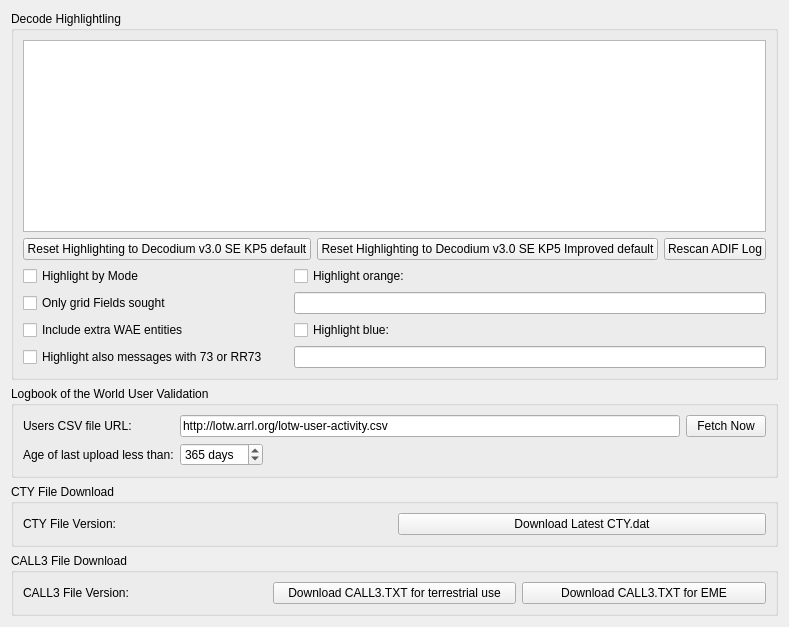
     <widget class="QWidget" name="colors_tab">
      <attribute name="title">
       <string>Colors</string>
      </attribute>
      <layout class="QVBoxLayout" name="verticalLayout_7">
       <item>
        <widget class="QGroupBox" name="groupBox_12">
         <property name="title">
          <string>Decode Highlightling</string>
         </property>
         <layout class="QGridLayout" name="gridLayout_5">
          <item row="1" column="0" colspan="2">
           <layout class="QHBoxLayout" name="horizontalLayout_20">
            <item>
             <widget class="QPushButton" name="reset_highlighting_to_defaults_push_button">
              <property name="toolTip">
               <string>&lt;html&gt;&lt;head/&gt;&lt;body&gt;&lt;p&gt;Push to reset all highlight items above to default values and priorities.&lt;/p&gt;&lt;/body&gt;&lt;/html&gt;</string>
              </property>
              <property name="text">
               <string>Reset Highlighting to Decodium v3.0 SE KP5 default</string>
              </property>
             </widget>
            </item>
            <item>
             <widget class="QPushButton" name="reset_highlighting_to_defaults2_push_button">
              <property name="text">
               <string>Reset Highlighting to Decodium v3.0 SE KP5 Improved default</string>
              </property>
             </widget>
            </item>
            <item>
             <widget class="QPushButton" name="rescan_log_push_button">
              <property name="toolTip">
               <string>&lt;html&gt;&lt;head/&gt;&lt;body&gt;&lt;p&gt;Click to scan the wsjtx_log.adi ADIF file again for worked before information&lt;/p&gt;&lt;/body&gt;&lt;/html&gt;</string>
              </property>
              <property name="text">
               <string>Rescan ADIF Log</string>
              </property>
             </widget>
            </item>
           </layout>
          </item>
          <item row="0" column="0" colspan="2">
           <widget class="DecodeHighlightingListView" name="highlighting_list_view">
            <property name="sizePolicy">
             <sizepolicy hsizetype="Expanding" vsizetype="Preferred">
              <horstretch>0</horstretch>
              <verstretch>0</verstretch>
             </sizepolicy>
            </property>
            <property name="contextMenuPolicy">
             <enum>Qt::ActionsContextMenu</enum>
            </property>
            <property name="acceptDrops">
             <bool>true</bool>
            </property>
            <property name="toolTip">
             <string>&lt;html&gt;&lt;head/&gt;&lt;body&gt;&lt;p&gt;Enable or disable using the check boxes and right-click an item to change or unset the foreground color, background color, or reset the item to default values. Drag and drop the items to change their priority, higher in the list is higher in priority.&lt;/p&gt;&lt;p&gt;Note that each foreground or background color may be either set or unset, unset means that it is not allocated for that item's type and lower priority items may apply.&lt;/p&gt;&lt;/body&gt;&lt;/html&gt;</string>
            </property>
            <property name="editTriggers">
             <set>QAbstractItemView::NoEditTriggers</set>
            </property>
            <property name="dragEnabled">
             <bool>true</bool>
            </property>
            <property name="dragDropMode">
             <enum>QAbstractItemView::InternalMove</enum>
            </property>
            <property name="defaultDropAction">
             <enum>Qt::MoveAction</enum>
            </property>
            <property name="selectionMode">
             <enum>QAbstractItemView::SingleSelection</enum>
            </property>
            <property name="resizeMode">
             <enum>QListView::Adjust</enum>
            </property>
           </widget>
          </item>
          <item row="3" column="0" colspan="2">
           <layout class="QGridLayout" name="gridLayout_23">
            <item row="1" column="0">
             <widget class="QCheckBox" name="only_fields_check_box">
              <property name="toolTip">
               <string>Check to for grid highlighting to only apply to unworked grid fields</string>
              </property>
              <property name="text">
               <string>Only grid Fields sought</string>
              </property>
             </widget>
            </item>
            <item row="0" column="1">
             <spacer name="horizontalSpacer_5">
              <property name="orientation">
               <enum>Qt::Horizontal</enum>
              </property>
              <property name="sizeType">
               <enum>QSizePolicy::Fixed</enum>
              </property>
              <property name="sizeHint" stdset="0">
               <size>
                <width>20</width>
                <height>20</height>
               </size>
              </property>
             </spacer>
            </item>
            <item row="2" column="0">
             <widget class="QCheckBox" name="include_WAE_check_box">
              <property name="text">
               <string>Include extra WAE entities</string>
              </property>
             </widget>
            </item>
            <item row="3" column="0">
             <widget class="QCheckBox" name="highlight_73_check_box">
              <property name="text">
               <string>Highlight also messages with 73 or RR73</string>
              </property>
             </widget>
            </item>
            <item row="0" column="0">
             <widget class="QCheckBox" name="highlight_by_mode_check_box">
              <property name="toolTip">
               <string>&lt;html&gt;&lt;head/&gt;&lt;body&gt;&lt;p&gt;Check to indicate new DXCC entities, grid squares, and callsigns per mode.&lt;/p&gt;&lt;/body&gt;&lt;/html&gt;</string>
              </property>
              <property name="text">
               <string>Highlight by Mode</string>
              </property>
             </widget>
            </item>
            <item row="0" column="2">
             <widget class="QCheckBox" name="highlight_orange_check_box">
              <property name="toolTip">
               <string>&lt;html&gt;&lt;head/&gt;&lt;body&gt;&lt;p&gt;Highlight callsigns or grids with orange background color. Callsigns and/or grids must be separated by a comma, and there must be a comma after each callsign.&lt;/p&gt;&lt;/body&gt;&lt;/html&gt;</string>
              </property>
              <property name="text">
               <string>Highlight orange:</string>
              </property>
             </widget>
            </item>
            <item row="2" column="2">
             <widget class="QCheckBox" name="highlight_blue_check_box">
              <property name="toolTip">
               <string>&lt;html&gt;&lt;head/&gt;&lt;body&gt;&lt;p&gt;Highlight callsigns or grids with blue background color. Callsigns and/or grids must be separated by a comma, and there must be a comma after each callsign.&lt;/p&gt;&lt;/body&gt;&lt;/html&gt;</string>
              </property>
              <property name="text">
               <string>Highlight blue:</string>
              </property>
             </widget>
            </item>
            <item row="1" column="2">
             <widget class="QLineEdit" name="highlight_orange_callsigns">
              <property name="toolTip">
               <string>&lt;html&gt;&lt;head/&gt;&lt;body&gt;&lt;p&gt;Highlight callsigns or grids with orange background color. Callsigns and/or grids must be separated by a comma, and there must be a comma after each callsign.&lt;/p&gt;&lt;/body&gt;&lt;/html&gt;</string>
              </property>
             </widget>
            </item>
            <item row="3" column="2">
             <widget class="QLineEdit" name="highlight_blue_callsigns">
              <property name="toolTip">
               <string>&lt;html&gt;&lt;head/&gt;&lt;body&gt;&lt;p&gt;Highlight callsigns or grids with blue background color. Callsigns and/or grids must be separated by a comma, and there must be a comma after each callsign.&lt;/p&gt;&lt;/body&gt;&lt;/html&gt;</string>
              </property>
             </widget>
            </item>
           </layout>
          </item>
         </layout>
        </widget>
       </item>
       <item>
        <widget class="QGroupBox" name="groupBox_11">
         <property name="toolTip">
          <string>&lt;html&gt;&lt;head/&gt;&lt;body&gt;&lt;p&gt;Controls for Logbook of the World user lookup.&lt;/p&gt;&lt;/body&gt;&lt;/html&gt;</string>
         </property>
         <property name="title">
          <string>Logbook of the World User Validation</string>
         </property>
         <layout class="QFormLayout" name="formLayout_18">
          <item row="1" column="0">
           <widget class="QLabel" name="label_15">
            <property name="text">
             <string>Users CSV file URL:</string>
            </property>
            <property name="buddy">
             <cstring>LotW_CSV_URL_line_edit</cstring>
            </property>
           </widget>
          </item>
          <item row="1" column="1">
           <layout class="QHBoxLayout" name="LotW_Layout">
            <item>
             <widget class="QLineEdit" name="LotW_CSV_URL_line_edit">
              <property name="toolTip">
               <string>&lt;html&gt;&lt;head/&gt;&lt;body&gt;&lt;p&gt;URL of the ARRL LotW user's last upload dates and times data file which is used to highlight decodes from stations that are known to upload their log file to LotW.&lt;/p&gt;&lt;/body&gt;&lt;/html&gt;</string>
              </property>
              <property name="accessibleName">
               <string>URL</string>
              </property>
              <property name="text">
               <string>http://lotw.arrl.org/lotw-user-activity.csv</string>
              </property>
             </widget>
            </item>
            <item>
             <widget class="QPushButton" name="LotW_CSV_fetch_push_button">
              <property name="toolTip">
               <string>&lt;html&gt;&lt;head/&gt;&lt;body&gt;&lt;p&gt;Push this button to fetch the latest LotW user's upload date and time data file.&lt;/p&gt;&lt;/body&gt;&lt;/html&gt;</string>
              </property>
              <property name="text">
               <string>Fetch Now</string>
              </property>
             </widget>
            </item>
           </layout>
          </item>
          <item row="2" column="1">
           <layout class="QHBoxLayout" name="LotW_Layout_2">
            <item>
             <widget class="QSpinBox" name="LotW_days_since_upload_spin_box">
              <property name="toolTip">
               <string>&lt;html&gt;&lt;head/&gt;&lt;body&gt;&lt;p&gt;Adjust this spin box to set the age threshold of LotW user's last upload date that is accepted as a current LotW user.&lt;/p&gt;&lt;/body&gt;&lt;/html&gt;</string>
              </property>
              <property name="accessibleName">
               <string>Days since last upload</string>
              </property>
              <property name="suffix">
               <string> days</string>
              </property>
              <property name="minimum">
               <number>0</number>
              </property>
              <property name="maximum">
               <number>9999</number>
              </property>
              <property name="value">
               <number>365</number>
              </property>
             </widget>
            </item>
            <item>
             <spacer name="horizontalSpacer_2">
              <property name="orientation">
               <enum>Qt::Horizontal</enum>
              </property>
              <property name="sizeHint" stdset="0">
               <size>
                <width>40</width>
                <height>20</height>
               </size>
              </property>
             </spacer>
            </item>
            <item>
             <widget class="QLabel" name="LotW_CSV_status_label">
              <property name="minimumSize">
               <size>
                <width>240</width>
                <height>0</height>
               </size>
              </property>
              <property name="text">
               <string/>
              </property>
             </widget>
            </item>
           </layout>
          </item>
          <item row="2" column="0">
           <widget class="QLabel" name="label_14">
            <property name="text">
             <string>Age of last upload less than:</string>
            </property>
            <property name="buddy">
             <cstring>LotW_days_since_upload_spin_box</cstring>
            </property>
           </widget>
          </item>
         </layout>
        </widget>
       </item>
       <item>
        <spacer name="horizontalSpacer_8">
         <property name="orientation">
          <enum>Qt::Horizontal</enum>
         </property>
         <property name="sizeHint" stdset="0">
          <size>
           <width>0</width>
           <height>0</height>
          </size>
         </property>
        </spacer>
       </item>
       <item>
        <widget class="QGroupBox" name="cty_groupBox">
         <property name="title">
          <string>CTY File Download</string>
         </property>
         <layout class="QHBoxLayout" name="cty_horizontalLayout">
          <item>
           <widget class="QLabel" name="CTY_file_label">
            <property name="text">
             <string>CTY File Version: </string>
            </property>
           </widget>
          </item>
          <item>
           <widget class="QPushButton" name="CTY_download_button">
            <property name="text">
             <string>Download Latest CTY.dat</string>
            </property>
           </widget>
          </item>
         </layout>
        </widget>
       </item>
       <item>
        <widget class="QGroupBox" name="call3_groupBox">
         <property name="title">
          <string>CALL3 File Download</string>
         </property>
         <layout class="QHBoxLayout" name="call3_horizontalLayout">
          <item>
           <widget class="QLabel" name="CALL3_file_label">
            <property name="text">
             <string>CALL3 File Version:</string>
            </property>
           </widget>
          </item>
          <item>
           <widget class="QPushButton" name="CALL3_download_button">
            <property name="toolTip">
             <string>Dowload latest CALL3.TXT file.</string>
            </property>
            <property name="text">
             <string>Download CALL3.TXT for terrestrial use</string>
            </property>
           </widget>
          </item>
          <item>
           <widget class="QPushButton" name="CALL3_EME_download_button">
            <property name="toolTip">
             <string>Dowload latest CALL3.TXT file for EME. This version is suitable for JT65 Deep Search.</string>
            </property>
            <property name="text">
             <string>Download CALL3.TXT for EME</string>
            </property>
           </widget>
          </item>
         </layout>
        </widget>
       </item>
      </layout>
     </widget>
